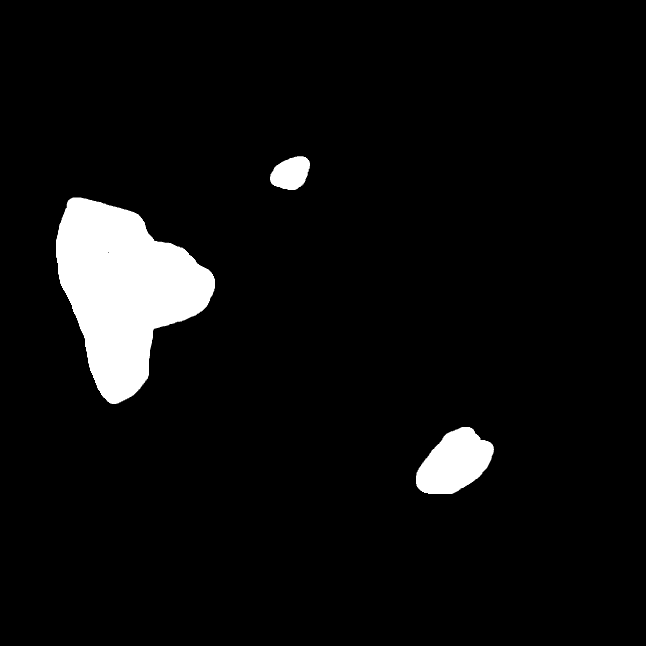
#> input picture data/masks_backup/PAT_1074_322_662_mask.png, 646 x 646 px
$ python -i 'Mask script.py'   (imports and definitions only)
#> lines starting #> are read from the running program, lines starting #| are printed output that depends on the picture; after the words box and inside, x2 and y2 are one past the last pixel; in counts of white or black regions, pixels touching at a corner belong together
#> further down, picture is the input picture: shape (646, 646, 3); min 0, max 255, mean 14.3
import os
import numpy as np
import matplotlib.pyplot as plt
from skimage.color import rgb2lab
from skimage import morphology
from skimage.filters import gaussian, sobel
from skimage.measure import label
from skimage.segmentation import active_contour
import warnings


# [17 lines left out: functions load_image, load_mask, not called in this run]


def calculate_dice(pred: np.ndarray, gt: np.ndarray) -> float:
    intersection = np.sum(pred * gt)
    return (2.0 * intersection) / (np.sum(pred) + np.sum(gt) + 1e-8)


def build_edge_map(im: np.ndarray) -> np.ndarray:
    # LAB gives better sensitivity to colour shifts (e.g. brown lesion on
    # pale skin) where the lightness channel alone would miss the boundary.
    lab = rgb2lab(im)
#> lab: shape (646, 646, 3) float64; mean of channels 0, 1, 2 5.6, 0, 0
    channels = [
        lab[..., 0] / 100.0,
        (lab[..., 1] + 128) / 255.0,
        (lab[..., 2] + 128) / 255.0,
    ]
    edge_maps = []
    for ch in channels:
        blurred = gaussian(ch, sigma=2)
        edges = sobel(blurred)
        e_min, e_max = edges.min(), edges.max()
        if e_max > e_min:
            edges = (edges - e_min) / (e_max - e_min)
        edge_maps.append(edges)
#> this loop made 3 passes
#> e_max on passes 1 to 3: 0.27, 2.6e-06, 4.93e-06
#> pass 1, in build_edge_map, `edges = sobel(blurred)`:
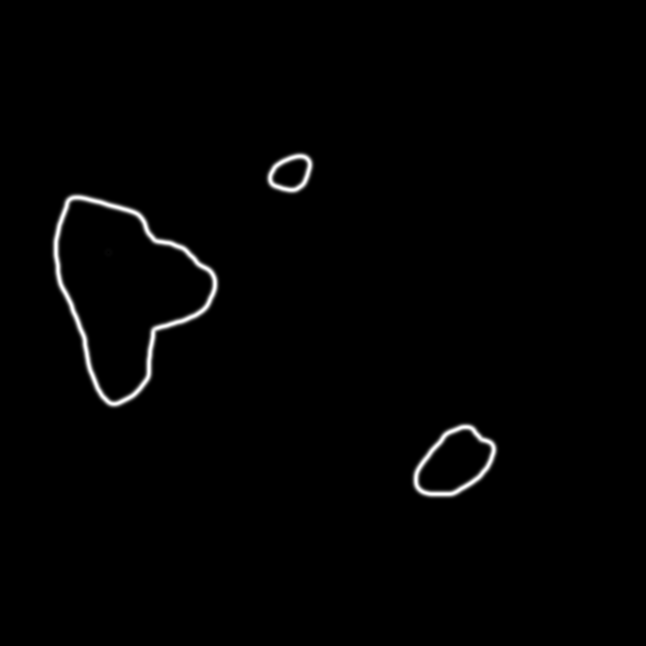
#> edges: shape (646, 646) float64; min 0, max 0.27, mean 0.00311; drawn with min black and max white
#> after the loop, edge_maps = 3 items
    return np.mean(edge_maps, axis=0)


# [107 lines left out: functions resample_contour, extract_blob_contours, snap_contour_to_edges, contour_to_mask, morphological_cleanup, boundary_edge_score and 2 more, not called in this run]


def save_mask(mask: np.ndarray, path: str) -> None:
    plt.imsave(path, mask, cmap="gray")


# [61 lines left out: function main, not called in this run]


# [2 lines not run here, left out]

>>> import cv2
>>> picture = cv2.cvtColor(cv2.imread('../data/masks_backup/PAT_1074_322_662_mask.png'), cv2.COLOR_BGR2RGB)
>>> result = build_edge_map(picture)

$ run again, on data/output_masks/PAT_104_1754_276_mask.png
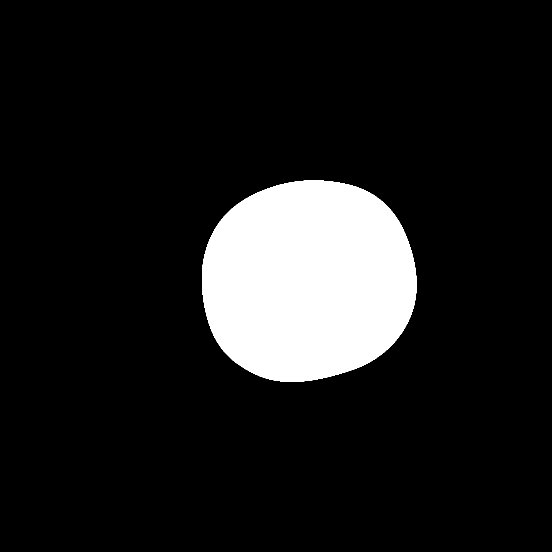
#> input picture data/output_masks/PAT_104_1754_276_mask.png, 1104 x 1104 px (shown at 1/2 size)
#> picture is the input picture: shape (1104, 1104, 3); 11.4% white; 1 white region, box (x1, y1, x2, y2) and area: (404, 361, 833, 764) 139220
#> lab: shape (1104, 1104, 3) float64; mean of channels 0, 1, 2 11.4, 0, 0
#> the loop in build_edge_map, `for ch in channels:` made 3 passes
#> e_max on passes 1 to 3: 0.27, 2.6e-06, 4.93e-06
#> pass 1, in build_edge_map, `edges = sobel(blurred)`:
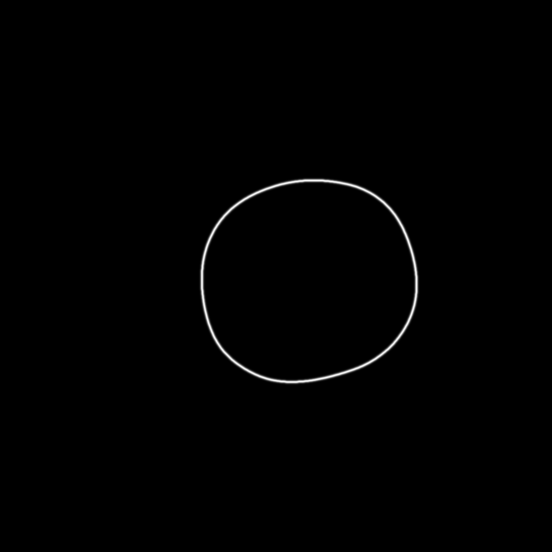
#> edges: shape (1104, 1104) float64 (shown at 1/2 size); min 0, max 0.27, mean 0.00154; drawn with min black and max white
#> after the loop in build_edge_map, `for ch in channels:`: edge_maps = 3 items
